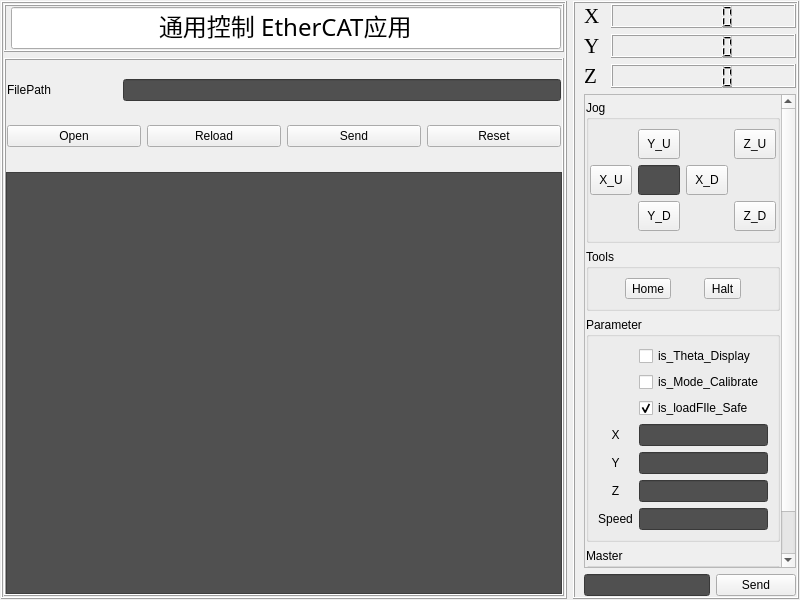
<?xml version="1.0" encoding="UTF-8"?>
<ui version="4.0">
 <class>Form_ControlTab</class>
 <widget class="QWidget" name="Form_ControlTab">
  <property name="geometry">
   <rect>
    <x>0</x>
    <y>0</y>
    <width>800</width>
    <height>600</height>
   </rect>
  </property>
  <property name="windowTitle">
   <string>Form</string>
  </property>
  <layout class="QHBoxLayout" name="horizontalLayout" stretch="5,2">
   <property name="leftMargin">
    <number>1</number>
   </property>
   <property name="topMargin">
    <number>1</number>
   </property>
   <property name="rightMargin">
    <number>1</number>
   </property>
   <property name="bottomMargin">
    <number>1</number>
   </property>
   <item>
    <widget class="QFrame" name="frame_left">
     <property name="frameShape">
      <enum>QFrame::Box</enum>
     </property>
     <property name="frameShadow">
      <enum>QFrame::Raised</enum>
     </property>
     <layout class="QVBoxLayout" name="verticalLayout" stretch="1,19">
      <property name="leftMargin">
       <number>1</number>
      </property>
      <property name="topMargin">
       <number>1</number>
      </property>
      <property name="rightMargin">
       <number>1</number>
      </property>
      <property name="bottomMargin">
       <number>1</number>
      </property>
      <item>
       <widget class="QFrame" name="frame_controlDisplay">
        <property name="frameShape">
         <enum>QFrame::Box</enum>
        </property>
        <property name="frameShadow">
         <enum>QFrame::Raised</enum>
        </property>
        <layout class="QGridLayout" name="gridLayout_2">
         <property name="leftMargin">
          <number>5</number>
         </property>
         <property name="topMargin">
          <number>1</number>
         </property>
         <property name="rightMargin">
          <number>1</number>
         </property>
         <property name="bottomMargin">
          <number>1</number>
         </property>
         <item row="0" column="0">
          <widget class="QLineEdit" name="lineEdit_Tittle">
           <property name="font">
            <font>
             <family>Agency FB</family>
             <pointsize>18</pointsize>
            </font>
           </property>
           <property name="text">
            <string>通用控制 EtherCAT应用</string>
           </property>
           <property name="alignment">
            <set>Qt::AlignCenter</set>
           </property>
          </widget>
         </item>
        </layout>
       </widget>
      </item>
      <item>
       <widget class="QFrame" name="frame_gcodeTable">
        <property name="frameShape">
         <enum>QFrame::Box</enum>
        </property>
        <property name="frameShadow">
         <enum>QFrame::Raised</enum>
        </property>
        <layout class="QVBoxLayout" name="verticalLayout_2" stretch="1,4">
         <property name="leftMargin">
          <number>0</number>
         </property>
         <property name="topMargin">
          <number>0</number>
         </property>
         <property name="rightMargin">
          <number>0</number>
         </property>
         <property name="bottomMargin">
          <number>0</number>
         </property>
         <item>
          <widget class="QWidget" name="widget" native="true">
           <layout class="QGridLayout" name="gridLayout">
            <property name="leftMargin">
             <number>1</number>
            </property>
            <property name="topMargin">
             <number>1</number>
            </property>
            <property name="rightMargin">
             <number>1</number>
            </property>
            <property name="bottomMargin">
             <number>1</number>
            </property>
            <item row="0" column="0">
             <layout class="QHBoxLayout" name="horizontalLayout_2" stretch="1,4">
              <item>
               <widget class="QLabel" name="label">
                <property name="text">
                 <string>FilePath</string>
                </property>
               </widget>
              </item>
              <item>
               <widget class="QLineEdit" name="lineEdit_gcodeFilePath">
                <property name="styleSheet">
                 <string notr="true">background-color: rgb(80, 80, 80);</string>
                </property>
               </widget>
              </item>
             </layout>
            </item>
            <item row="1" column="0">
             <layout class="QHBoxLayout" name="horizontalLayout_3" stretch="1,1,1,1">
              <item>
               <widget class="QPushButton" name="pushButton_gcodeFileOpen">
                <property name="text">
                 <string>Open</string>
                </property>
               </widget>
              </item>
              <item>
               <widget class="QPushButton" name="pushButton_gcodeFileReload">
                <property name="text">
                 <string>Reload</string>
                </property>
               </widget>
              </item>
              <item>
               <widget class="QPushButton" name="pushButton_gcodeFileSend">
                <property name="text">
                 <string>Send</string>
                </property>
               </widget>
              </item>
              <item>
               <widget class="QPushButton" name="pushButton_gcodeFileReset">
                <property name="text">
                 <string>Reset</string>
                </property>
               </widget>
              </item>
             </layout>
            </item>
           </layout>
          </widget>
         </item>
         <item>
          <widget class="QTableWidget" name="tableWidget_gcode">
           <property name="styleSheet">
            <string notr="true">background-color: rgb(80, 80, 80);</string>
           </property>
          </widget>
         </item>
        </layout>
       </widget>
      </item>
     </layout>
    </widget>
   </item>
   <item>
    <widget class="QFrame" name="frame_right">
     <property name="frameShape">
      <enum>QFrame::Box</enum>
     </property>
     <property name="frameShadow">
      <enum>QFrame::Raised</enum>
     </property>
     <layout class="QGridLayout" name="gridLayout_5">
      <property name="leftMargin">
       <number>9</number>
      </property>
      <property name="topMargin">
       <number>1</number>
      </property>
      <property name="rightMargin">
       <number>1</number>
      </property>
      <property name="bottomMargin">
       <number>1</number>
      </property>
      <item row="0" column="0">
       <widget class="QWidget" name="widget_3" native="true">
        <layout class="QVBoxLayout" name="verticalLayout_3">
         <property name="leftMargin">
          <number>0</number>
         </property>
         <property name="topMargin">
          <number>0</number>
         </property>
         <property name="rightMargin">
          <number>0</number>
         </property>
         <property name="bottomMargin">
          <number>0</number>
         </property>
         <item>
          <layout class="QHBoxLayout" name="horizontalLayout_5" stretch="1,9">
           <item>
            <widget class="QLabel" name="label_2">
             <property name="font">
              <font>
               <family>Times New Roman</family>
               <pointsize>16</pointsize>
              </font>
             </property>
             <property name="text">
              <string>X</string>
             </property>
            </widget>
           </item>
           <item>
            <widget class="QLCDNumber" name="lcdNumber_Axis_X"/>
           </item>
          </layout>
         </item>
         <item>
          <layout class="QHBoxLayout" name="horizontalLayout_6" stretch="1,9">
           <item>
            <widget class="QLabel" name="label_3">
             <property name="font">
              <font>
               <family>Times New Roman</family>
               <pointsize>16</pointsize>
              </font>
             </property>
             <property name="text">
              <string>Y</string>
             </property>
            </widget>
           </item>
           <item>
            <widget class="QLCDNumber" name="lcdNumber_Axis_Y"/>
           </item>
          </layout>
         </item>
         <item>
          <layout class="QHBoxLayout" name="horizontalLayout_7" stretch="1,9">
           <item>
            <widget class="QLabel" name="label_4">
             <property name="font">
              <font>
               <family>Times New Roman</family>
               <pointsize>16</pointsize>
              </font>
             </property>
             <property name="text">
              <string>Z</string>
             </property>
            </widget>
           </item>
           <item>
            <widget class="QLCDNumber" name="lcdNumber_Axis_Z"/>
           </item>
          </layout>
         </item>
        </layout>
       </widget>
      </item>
      <item row="2" column="0">
       <layout class="QHBoxLayout" name="horizontalLayout_4">
        <item>
         <widget class="QLineEdit" name="lineEdit_command">
          <property name="styleSheet">
           <string notr="true">background-color: rgb(80, 80, 80);</string>
          </property>
         </widget>
        </item>
        <item>
         <widget class="QPushButton" name="pushButton_commendSend">
          <property name="text">
           <string>Send</string>
          </property>
         </widget>
        </item>
       </layout>
      </item>
      <item row="1" column="0">
       <widget class="QScrollArea" name="scrollArea">
        <property name="minimumSize">
         <size>
          <width>0</width>
          <height>0</height>
         </size>
        </property>
        <property name="frameShape">
         <enum>QFrame::StyledPanel</enum>
        </property>
        <property name="widgetResizable">
         <bool>true</bool>
        </property>
        <widget class="QWidget" name="scrollAreaWidgetContents_Jog">
         <property name="geometry">
          <rect>
           <x>0</x>
           <y>0</y>
           <width>210</width>
           <height>466</height>
          </rect>
         </property>
         <layout class="QVBoxLayout" name="verticalLayout_4" stretch="1,2">
          <property name="leftMargin">
           <number>1</number>
          </property>
          <property name="topMargin">
           <number>5</number>
          </property>
          <property name="rightMargin">
           <number>1</number>
          </property>
          <property name="bottomMargin">
           <number>5</number>
          </property>
          <item>
           <widget class="QWidget" name="widget_2" native="true">
            <layout class="QGridLayout" name="gridLayout_4">
             <property name="leftMargin">
              <number>0</number>
             </property>
             <property name="topMargin">
              <number>0</number>
             </property>
             <property name="rightMargin">
              <number>0</number>
             </property>
             <property name="bottomMargin">
              <number>0</number>
             </property>
             <item row="3" column="1">
              <widget class="QGroupBox" name="groupBox_Parameter">
               <property name="title">
                <string>Parameter</string>
               </property>
               <layout class="QGridLayout" name="gridLayout_7">
                <item row="5" column="1">
                 <widget class="QLineEdit" name="lineEdit_PosZ">
                  <property name="styleSheet">
                   <string notr="true">background-color: rgb(80, 80, 80);</string>
                  </property>
                 </widget>
                </item>
                <item row="4" column="1">
                 <widget class="QLineEdit" name="lineEdit_PosY">
                  <property name="styleSheet">
                   <string notr="true">background-color: rgb(80, 80, 80);
</string>
                  </property>
                 </widget>
                </item>
                <item row="3" column="1">
                 <widget class="QLineEdit" name="lineEdit_posX">
                  <property name="styleSheet">
                   <string notr="true">background-color: rgb(80, 80, 80);
</string>
                  </property>
                 </widget>
                </item>
                <item row="0" column="1">
                 <widget class="QCheckBox" name="checkBox_Is_Theta_Display">
                  <property name="text">
                   <string>is_Theta_Display</string>
                  </property>
                 </widget>
                </item>
                <item row="6" column="1">
                 <widget class="QLineEdit" name="lineEdit_jogSpeed">
                  <property name="styleSheet">
                   <string notr="true">background-color: rgb(80, 80, 80);</string>
                  </property>
                 </widget>
                </item>
                <item row="6" column="0">
                 <widget class="QLabel" name="label_8">
                  <property name="text">
                   <string>Speed</string>
                  </property>
                  <property name="alignment">
                   <set>Qt::AlignCenter</set>
                  </property>
                 </widget>
                </item>
                <item row="4" column="0">
                 <widget class="QLabel" name="label_6">
                  <property name="text">
                   <string>Y</string>
                  </property>
                  <property name="alignment">
                   <set>Qt::AlignCenter</set>
                  </property>
                 </widget>
                </item>
                <item row="5" column="0">
                 <widget class="QLabel" name="label_7">
                  <property name="text">
                   <string>Z</string>
                  </property>
                  <property name="alignment">
                   <set>Qt::AlignCenter</set>
                  </property>
                 </widget>
                </item>
                <item row="3" column="0">
                 <widget class="QLabel" name="label_5">
                  <property name="text">
                   <string>X</string>
                  </property>
                  <property name="alignment">
                   <set>Qt::AlignCenter</set>
                  </property>
                 </widget>
                </item>
                <item row="1" column="1">
                 <widget class="QCheckBox" name="checkBox_Is_CalibrateMode">
                  <property name="text">
                   <string>is_Mode_Calibrate</string>
                  </property>
                 </widget>
                </item>
                <item row="2" column="1">
                 <widget class="QCheckBox" name="checkBox_Is_LoadFileSafe">
                  <property name="text">
                   <string>is_loadFIle_Safe</string>
                  </property>
                  <property name="checked">
                   <bool>true</bool>
                  </property>
                 </widget>
                </item>
               </layout>
              </widget>
             </item>
             <item row="1" column="1">
              <widget class="QGroupBox" name="groupBox_Jog">
               <property name="sizePolicy">
                <sizepolicy hsizetype="Preferred" vsizetype="Preferred">
                 <horstretch>0</horstretch>
                 <verstretch>0</verstretch>
                </sizepolicy>
               </property>
               <property name="title">
                <string>Jog</string>
               </property>
               <layout class="QGridLayout" name="gridLayout_3" rowstretch="1,1,1" columnstretch="1,1,1,1">
                <property name="leftMargin">
                 <number>1</number>
                </property>
                <property name="topMargin">
                 <number>9</number>
                </property>
                <property name="rightMargin">
                 <number>1</number>
                </property>
                <property name="bottomMargin">
                 <number>9</number>
                </property>
                <item row="1" column="1">
                 <widget class="QLineEdit" name="lineEdit_jogStep">
                  <property name="sizePolicy">
                   <sizepolicy hsizetype="Preferred" vsizetype="Preferred">
                    <horstretch>0</horstretch>
                    <verstretch>0</verstretch>
                   </sizepolicy>
                  </property>
                  <property name="minimumSize">
                   <size>
                    <width>30</width>
                    <height>30</height>
                   </size>
                  </property>
                  <property name="styleSheet">
                   <string notr="true">background-color: rgb(80, 80, 80);
</string>
                  </property>
                 </widget>
                </item>
                <item row="0" column="1">
                 <widget class="QToolButton" name="toolButton_jogY_positive">
                  <property name="sizePolicy">
                   <sizepolicy hsizetype="Preferred" vsizetype="Preferred">
                    <horstretch>0</horstretch>
                    <verstretch>0</verstretch>
                   </sizepolicy>
                  </property>
                  <property name="minimumSize">
                   <size>
                    <width>30</width>
                    <height>30</height>
                   </size>
                  </property>
                  <property name="styleSheet">
                   <string notr="true"/>
                  </property>
                  <property name="text">
                   <string>Y_U</string>
                  </property>
                  <property name="icon">
                   <iconset resource="../../QT_VS_Dock/res_icons.qrc">
                    <normaloff>:/Control/Resource/Control/Dir_Up.png</normaloff>:/Control/Resource/Control/Dir_Up.png</iconset>
                  </property>
                  <property name="iconSize">
                   <size>
                    <width>100</width>
                    <height>100</height>
                   </size>
                  </property>
                 </widget>
                </item>
                <item row="2" column="3">
                 <widget class="QToolButton" name="toolButton_jogZnegtive">
                  <property name="sizePolicy">
                   <sizepolicy hsizetype="Preferred" vsizetype="Preferred">
                    <horstretch>0</horstretch>
                    <verstretch>0</verstretch>
                   </sizepolicy>
                  </property>
                  <property name="minimumSize">
                   <size>
                    <width>30</width>
                    <height>30</height>
                   </size>
                  </property>
                  <property name="text">
                   <string>Z_D</string>
                  </property>
                  <property name="icon">
                   <iconset resource="../../QT_VS_Dock/res_icons.qrc">
                    <normaloff>:/Control/Resource/Control/Dir_Down.png</normaloff>:/Control/Resource/Control/Dir_Down.png</iconset>
                  </property>
                  <property name="iconSize">
                   <size>
                    <width>100</width>
                    <height>100</height>
                   </size>
                  </property>
                 </widget>
                </item>
                <item row="1" column="3">
                 <spacer name="horizontalSpacer">
                  <property name="orientation">
                   <enum>Qt::Horizontal</enum>
                  </property>
                  <property name="sizeHint" stdset="0">
                   <size>
                    <width>30</width>
                    <height>30</height>
                   </size>
                  </property>
                 </spacer>
                </item>
                <item row="0" column="3">
                 <widget class="QToolButton" name="toolButton_jogZ_positive">
                  <property name="sizePolicy">
                   <sizepolicy hsizetype="Preferred" vsizetype="Preferred">
                    <horstretch>0</horstretch>
                    <verstretch>0</verstretch>
                   </sizepolicy>
                  </property>
                  <property name="minimumSize">
                   <size>
                    <width>30</width>
                    <height>30</height>
                   </size>
                  </property>
                  <property name="text">
                   <string>Z_U</string>
                  </property>
                  <property name="icon">
                   <iconset resource="../../QT_VS_Dock/res_icons.qrc">
                    <normaloff>:/Control/Resource/Control/Dir_Up.png</normaloff>:/Control/Resource/Control/Dir_Up.png</iconset>
                  </property>
                  <property name="iconSize">
                   <size>
                    <width>10016</width>
                    <height>100</height>
                   </size>
                  </property>
                 </widget>
                </item>
                <item row="1" column="0">
                 <widget class="QToolButton" name="toolButton_jogX_positive">
                  <property name="sizePolicy">
                   <sizepolicy hsizetype="Preferred" vsizetype="Preferred">
                    <horstretch>0</horstretch>
                    <verstretch>0</verstretch>
                   </sizepolicy>
                  </property>
                  <property name="minimumSize">
                   <size>
                    <width>30</width>
                    <height>30</height>
                   </size>
                  </property>
                  <property name="text">
                   <string>X_U</string>
                  </property>
                  <property name="icon">
                   <iconset resource="../../QT_VS_Dock/res_icons.qrc">
                    <normaloff>:/Control/Resource/Control/Dir_Left.png</normaloff>:/Control/Resource/Control/Dir_Left.png</iconset>
                  </property>
                  <property name="iconSize">
                   <size>
                    <width>100</width>
                    <height>100</height>
                   </size>
                  </property>
                 </widget>
                </item>
                <item row="2" column="1">
                 <widget class="QToolButton" name="toolButton_jogY_negtive">
                  <property name="sizePolicy">
                   <sizepolicy hsizetype="Preferred" vsizetype="Preferred">
                    <horstretch>0</horstretch>
                    <verstretch>0</verstretch>
                   </sizepolicy>
                  </property>
                  <property name="minimumSize">
                   <size>
                    <width>30</width>
                    <height>30</height>
                   </size>
                  </property>
                  <property name="text">
                   <string>Y_D</string>
                  </property>
                  <property name="icon">
                   <iconset resource="../../QT_VS_Dock/res_icons.qrc">
                    <normaloff>:/Control/Resource/Control/Dir_Down.png</normaloff>:/Control/Resource/Control/Dir_Down.png</iconset>
                  </property>
                  <property name="iconSize">
                   <size>
                    <width>100</width>
                    <height>100</height>
                   </size>
                  </property>
                 </widget>
                </item>
                <item row="1" column="2">
                 <widget class="QToolButton" name="toolButton_jogX_negtive">
                  <property name="sizePolicy">
                   <sizepolicy hsizetype="Preferred" vsizetype="Preferred">
                    <horstretch>0</horstretch>
                    <verstretch>0</verstretch>
                   </sizepolicy>
                  </property>
                  <property name="minimumSize">
                   <size>
                    <width>30</width>
                    <height>30</height>
                   </size>
                  </property>
                  <property name="text">
                   <string>X_D</string>
                  </property>
                  <property name="icon">
                   <iconset resource="../../QT_VS_Dock/res_icons.qrc">
                    <normaloff>:/Control/Resource/Control/Dir_Right.png</normaloff>:/Control/Resource/Control/Dir_Right.png</iconset>
                  </property>
                  <property name="iconSize">
                   <size>
                    <width>100</width>
                    <height>100</height>
                   </size>
                  </property>
                 </widget>
                </item>
               </layout>
              </widget>
             </item>
             <item row="2" column="1">
              <widget class="QGroupBox" name="groupBox_Tools">
               <property name="title">
                <string>Tools</string>
               </property>
               <layout class="QGridLayout" name="gridLayout_6">
                <item row="0" column="0">
                 <widget class="QToolButton" name="toolButton_jogHome">
                  <property name="text">
                   <string>Home</string>
                  </property>
                 </widget>
                </item>
                <item row="0" column="1">
                 <widget class="QToolButton" name="toolButton_jogHalt">
                  <property name="text">
                   <string>Halt</string>
                  </property>
                 </widget>
                </item>
               </layout>
              </widget>
             </item>
            </layout>
           </widget>
          </item>
          <item>
           <widget class="QGroupBox" name="groupBox_Master">
            <property name="title">
             <string>Master</string>
            </property>
            <layout class="QHBoxLayout" name="horizontalLayout_8">
             <item>
              <widget class="QLabel" name="label_9">
               <property name="text">
                <string>Slave_Index</string>
               </property>
              </widget>
             </item>
             <item>
              <widget class="QComboBox" name="comboBox_SlaveIndex">
               <item>
                <property name="text">
                 <string>0</string>
                </property>
               </item>
              </widget>
             </item>
            </layout>
           </widget>
          </item>
         </layout>
        </widget>
       </widget>
      </item>
     </layout>
    </widget>
   </item>
  </layout>
 </widget>
 <resources>
  <include location="../../QT_VS_Dock/res_icons.qrc"/>
 </resources>
 <connections/>
</ui>
